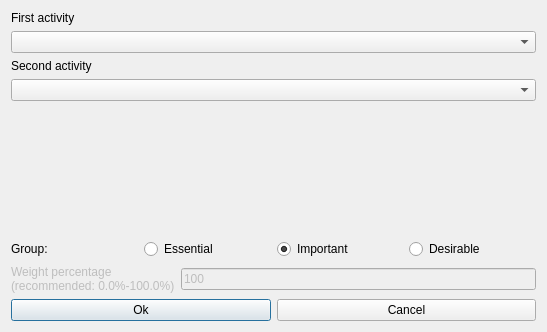
<?xml version="1.0" encoding="UTF-8"?>
<ui version="4.0">
 <class>ModifyConstraintTwoActivitiesConsecutiveForm_template</class>
 <widget class="QDialog" name="ModifyConstraintTwoActivitiesConsecutiveForm_template">
  <property name="geometry">
   <rect>
    <x>0</x>
    <y>0</y>
    <width>547</width>
    <height>332</height>
   </rect>
  </property>
  <property name="windowTitle">
   <string>Modify two activities consecutive</string>
  </property>
  <layout class="QVBoxLayout" name="verticalLayout">
   <item>
    <layout class="QVBoxLayout">
     <item>
      <widget class="QLabel" name="activityTextLabel">
       <property name="frameShape">
        <enum>QFrame::NoFrame</enum>
       </property>
       <property name="frameShadow">
        <enum>QFrame::Plain</enum>
       </property>
       <property name="text">
        <string>First activity</string>
       </property>
       <property name="wordWrap">
        <bool>false</bool>
       </property>
      </widget>
     </item>
     <item>
      <widget class="QComboBox" name="firstActivitiesComboBox">
       <property name="editable">
        <bool>false</bool>
       </property>
       <property name="insertPolicy">
        <enum>QComboBox::NoInsert</enum>
       </property>
       <property name="autoCompletion">
        <bool>false</bool>
       </property>
       <property name="duplicatesEnabled">
        <bool>false</bool>
       </property>
      </widget>
     </item>
    </layout>
   </item>
   <item>
    <layout class="QVBoxLayout">
     <item>
      <widget class="QLabel" name="activityTextLabel_2">
       <property name="frameShape">
        <enum>QFrame::NoFrame</enum>
       </property>
       <property name="frameShadow">
        <enum>QFrame::Plain</enum>
       </property>
       <property name="text">
        <string>Second activity</string>
       </property>
       <property name="wordWrap">
        <bool>false</bool>
       </property>
      </widget>
     </item>
     <item>
      <widget class="QComboBox" name="secondActivitiesComboBox">
       <property name="editable">
        <bool>false</bool>
       </property>
       <property name="insertPolicy">
        <enum>QComboBox::NoInsert</enum>
       </property>
       <property name="autoCompletion">
        <bool>false</bool>
       </property>
       <property name="duplicatesEnabled">
        <bool>false</bool>
       </property>
      </widget>
     </item>
    </layout>
   </item>
   <item>
    <spacer name="spacer2">
     <property name="orientation">
      <enum>Qt::Vertical</enum>
     </property>
     <property name="sizeType">
      <enum>QSizePolicy::Expanding</enum>
     </property>
     <property name="sizeHint" stdset="0">
      <size>
       <width>20</width>
       <height>61</height>
      </size>
     </property>
    </spacer>
   </item>
   <item>
    <layout class="QHBoxLayout" name="horizontalLayout_4">
     <item>
      <widget class="QLabel" name="groupTextLabel">
       <property name="text">
        <string>Group:</string>
       </property>
      </widget>
     </item>
     <item>
      <widget class="QRadioButton" name="essentialRadioButton">
       <property name="text">
        <string>Essential</string>
       </property>
      </widget>
     </item>
     <item>
      <widget class="QRadioButton" name="importantRadioButton">
       <property name="text">
        <string>Important</string>
       </property>
       <property name="checked">
        <bool>true</bool>
       </property>
      </widget>
     </item>
     <item>
      <widget class="QRadioButton" name="desirableRadioButton">
       <property name="text">
        <string>Desirable</string>
       </property>
      </widget>
     </item>
    </layout>
   </item>
   <item>
    <layout class="QHBoxLayout">
     <item>
      <widget class="QLabel" name="weightTextLabel">
       <property name="enabled">
        <bool>false</bool>
       </property>
       <property name="frameShape">
        <enum>QFrame::NoFrame</enum>
       </property>
       <property name="frameShadow">
        <enum>QFrame::Plain</enum>
       </property>
       <property name="text">
        <string>Weight percentage
(recommended: 0.0%-100.0%)</string>
       </property>
       <property name="wordWrap">
        <bool>false</bool>
       </property>
      </widget>
     </item>
     <item>
      <widget class="QLineEdit" name="weightLineEdit">
       <property name="enabled">
        <bool>false</bool>
       </property>
       <property name="text">
        <string notr="true">100</string>
       </property>
      </widget>
     </item>
    </layout>
   </item>
   <item>
    <layout class="QHBoxLayout">
     <item>
      <widget class="QPushButton" name="okPushButton">
       <property name="text">
        <string>Ok</string>
       </property>
      </widget>
     </item>
     <item>
      <widget class="QPushButton" name="cancelPushButton">
       <property name="text">
        <string>Cancel</string>
       </property>
      </widget>
     </item>
    </layout>
   </item>
  </layout>
 </widget>
 <layoutdefault spacing="6" margin="11"/>
 <resources/>
 <connections/>
</ui>
